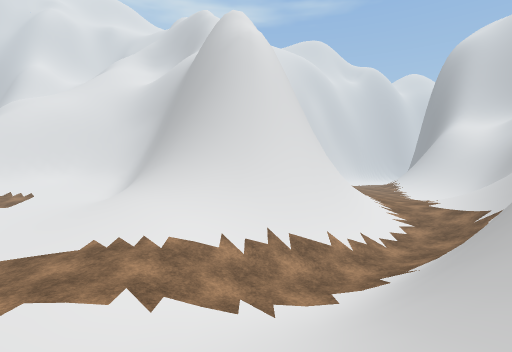
View 1 (above)

24 first-person views from a walk through a Unity game level. The camera is 1.4 m above the floor, looks level and sees 80° across. Doors are open. The floor is counted in squares, 2 m on a side. Each view is taken from the middle of a square. On the plan, view 1 faces up. The plan holds only what a view shows up to about 10 squares ahead; the rest is blank. The place goes on beyond the plan. The player is left out. Some surface patterns are stand-ins.

View 2
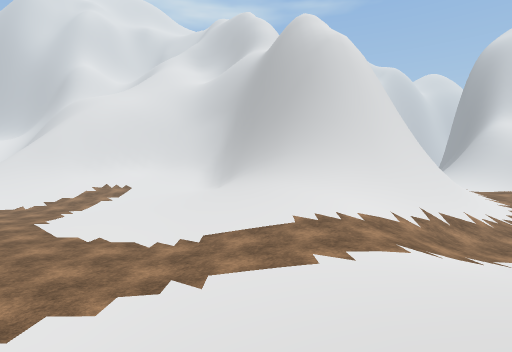

View 3
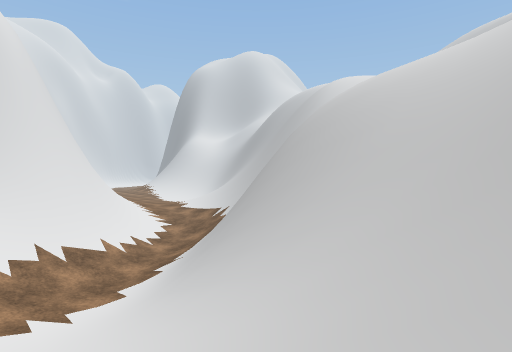

View 4
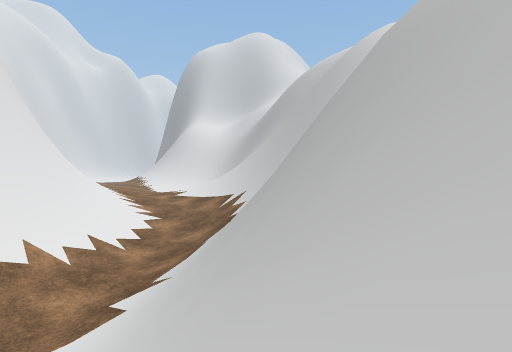

View 5
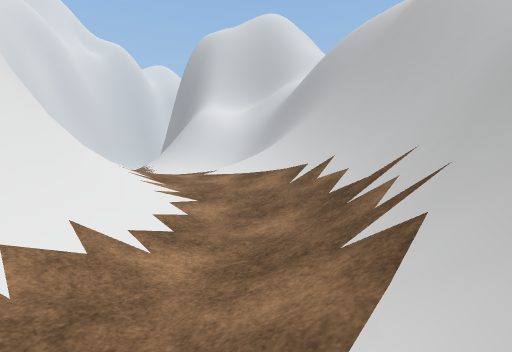

View 6
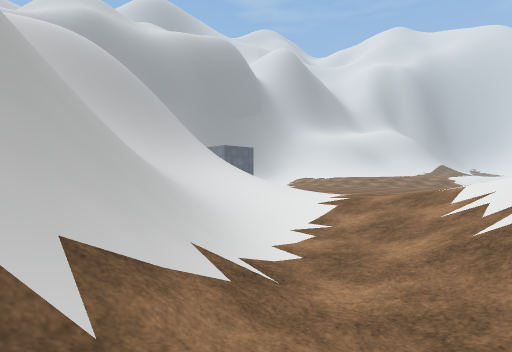

View 7
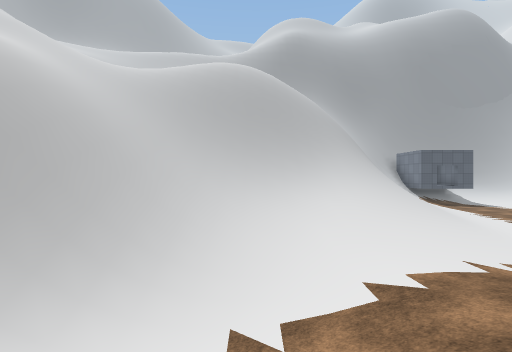

View 8
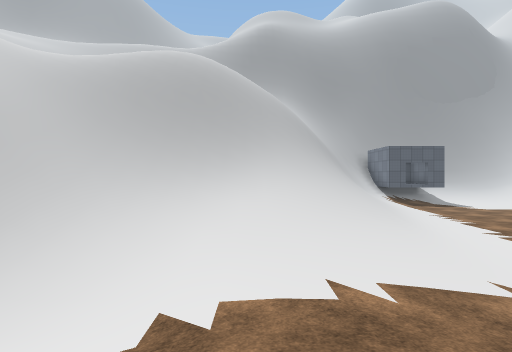

View 9
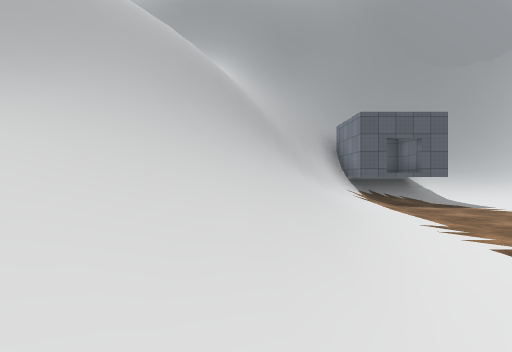

View 10
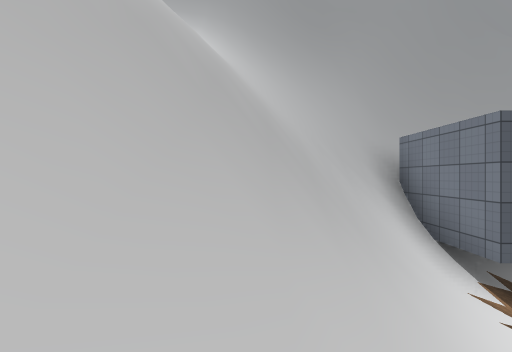

View 11
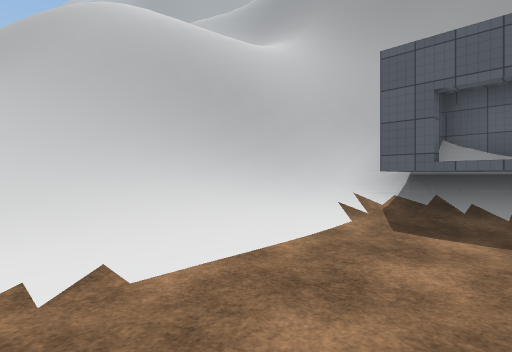

View 12
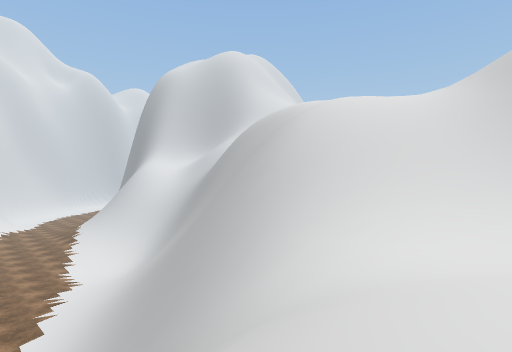

View 13
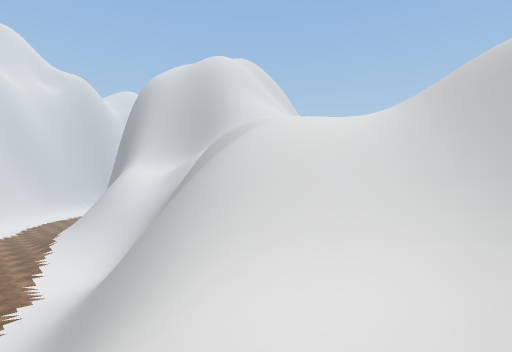

View 14
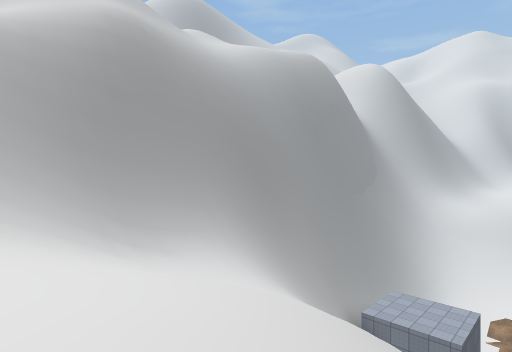

View 15
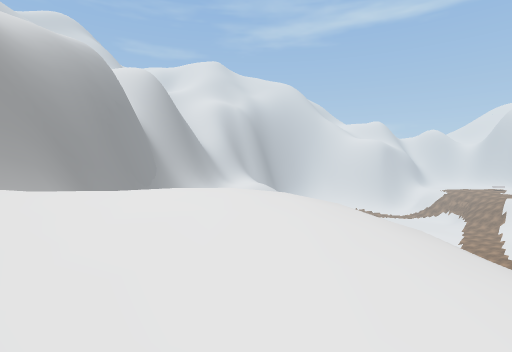

View 16
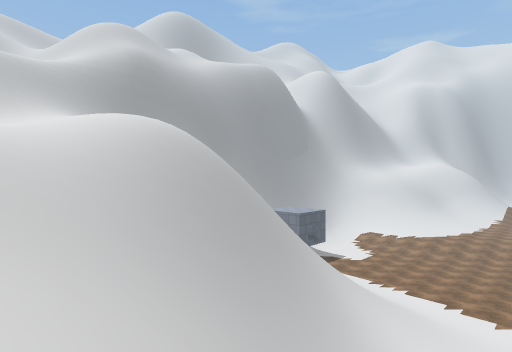

View 17
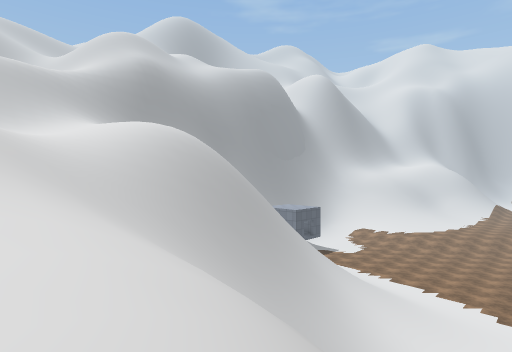

View 18
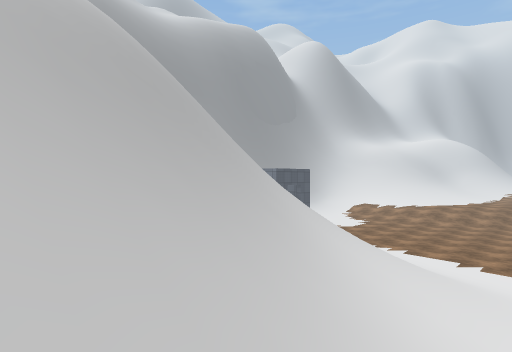

View 19
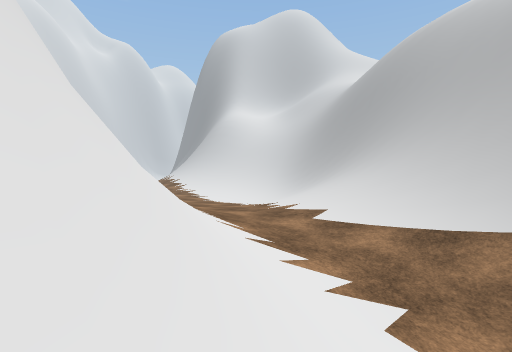

View 20
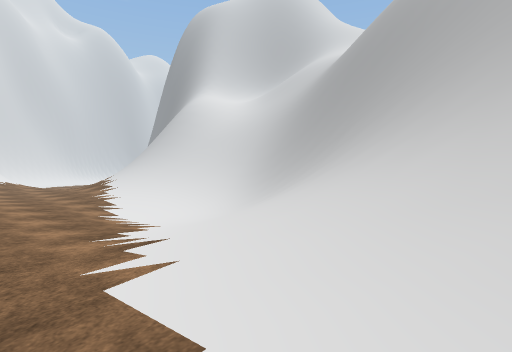

View 21
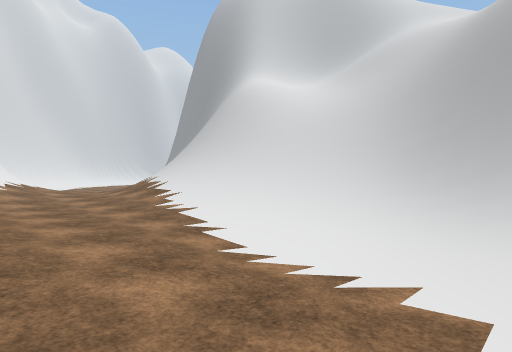

View 22
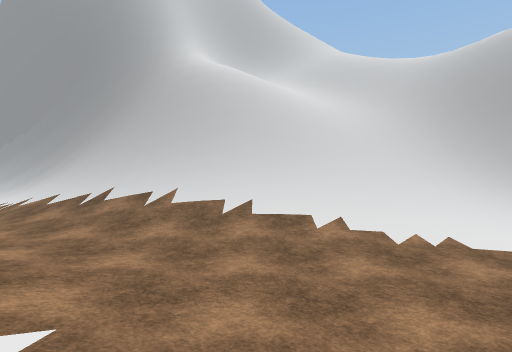

View 23
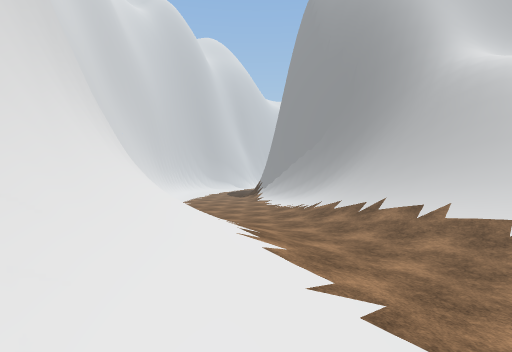

View 24
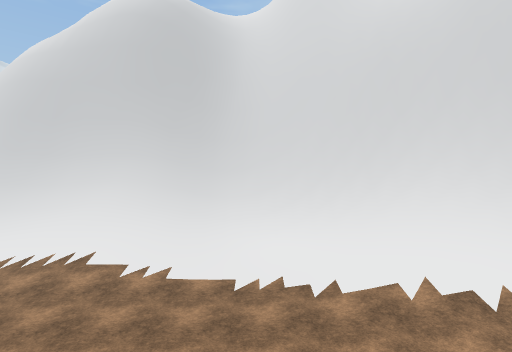

### Floor plan
Key: @ floor where view 1 was taken; # wall or solid block; . main floor; : floor 1.5 m higher than the main floor; - floor 1.75 m lower than the main floor; + floor 8 m higher than the main floor; * floor 9.5 m higher than the main floor; % floor 11 m higher than the main floor; & floor 12.75 m higher than the main floor; / step, stairs or slope; D open door; = window, fence, low wall or low ledge; v drop or lower ground.
Columns run from 10 left of view 1 to 17 right of it. Each row starts with its distance up from view 1.
 29                     :: //#
 28                 #  ::://=#
 27                ##//::://##
 26               ##//::://=#
 25              ###//::://##v
 24              ##//::::/##v/
 23              #//:::://=#v/
 22              #/:::::://#//
 21              #/::::://////
 20              #/::::://////
 19              #/::::://////
 18              #//::::://////
 17              #//:::.://==///
 16              #//:::..//##v//
 15              #/ :::.//##vv/
 14              #  ::::/=# v/
 13                :::://##vv
 12                :::///# v
 11              #/::///=# v
 10   ..///###  ##/::///##vv
  9 ..../////####//.///##vv/
  8 .....//////=//.//=##vv//
  7 ......//:////-.//##v///&
  6 .......::///-///=#vv//&
  5  ......../--//##=//////&
  4   ........-//## /////////
  3   .........//#v///+//////
  2    .......///=//+/++/////
  1   ......:://///// ////
  0 .....///:/@//////
 -1 ...../////////////
 -2  ...///////////////
 -3 ..../////###///////
 -4 ....////##v////%
 -5 ...//=##vv////%%
 -6 ...//##v//////%
 -7 .../##v////&%//%
 -8 #D#/##/////&&%//
 -9   ###v/// /%&///
-10   ##v///*/// ///
-11   ##vv//////
-12    ########
-13    v#     #
-14 vvvvvvvvvvv
-15     vvvvv//
-16        ////
-17          //

Positions as (right, up) in squares from view 1, and headings:
1: (0, 0), facing up
2: (-4, -1), facing up
3: (-1, -1), facing up-right
4: (1, 2), facing up-right
5: (2, 5), facing up-right
6: (4, 7), facing down-left
7: (0, 7), facing down
8: (-2, 6), facing down
9: (-5, 1), facing down
10: (-5, -4), facing down
11: (-10, -3), facing down-right
12: (5, 2), facing up-right
13: (6, 1), facing up-right
14: (1, -6), facing down-left
15: (4, -7), facing left
16: (5, 2), facing down-left
17: (6, 3), facing down-left
18: (2, 1), facing down-left
19: (2, 8), facing up-right
20: (6, 10), facing up-right
21: (6, 14), facing up-right
22: (5, 22), facing right
23: (4, 22), facing up-right
24: (12, 22), facing left
